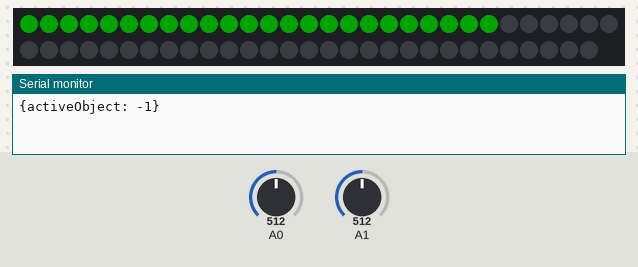
This sketch was run on a simulated Arduino Uno, built with avr-gcc and run on an emulated ATmega328P. On the bench: 59 RGB LEDs in strip order, left to right, continuing on the next row, the last lines printed to the serial monitor. Inputs (shaded band) come from the test bench; at power-on: A0 = 512, A1 = 512. Dim RGB values are drawn brighter than linear; no radio packets arrive unless stated.

Above: at 1.5 s.
1.6 s: A0 set to 492
At 2.5 s:
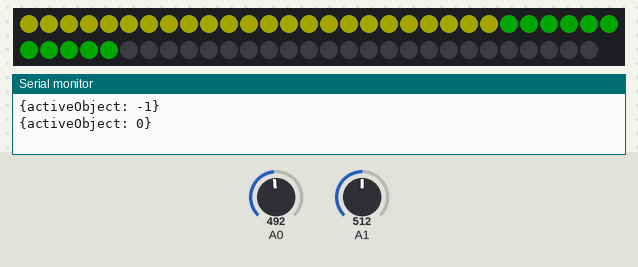
Timing chart, 0 to 4.6 s (numbered marks = the images above; inputs shaded):
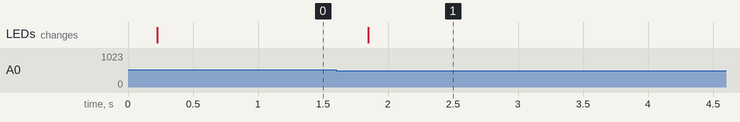

The sketch:

Base.ino
```cpp
#include <rf24g.h>
#include <Adafruit_NeoPixel.h>

#include "Gadget.h"
#include "Base.h"

Adafruit_NeoPixel strip;

// LED Ranges:
// object1: 24 (0-23) object2: 13 (24-37) object3: 15 (38-52) object4: 17 (53-69)

Base base;
RF24_G radio;

const int BASE_RADIO_CHANNEL = 1;

const int OBJECT_COUNT = 4;
Gadget objects[OBJECT_COUNT];

const int OLD_SCHOOL_RADIO_INDEX = 0;
const int PORTABLE_RADIO_INDEX = 1;
const int MP3_PLAYER_INDEX = 2;
const int PHONE_INDEX = 3;

int activeObjectIndex = -1;

uint32_t green = strip.Color(0, 200, 0);
uint32_t yellow = strip.Color(200, 200, 0);
uint32_t red = strip.Color(200, 0, 0);


void setup() {

  base.begin();

  // create the RF24G object with an address of 4, using pins 7 and 8
  radio = RF24_G(BASE_RADIO_CHANNEL, 9, 10);

  // Instantiate Objects
  objects[0] = Gadget(base.getAddressFromIndex(OLD_SCHOOL_RADIO_INDEX), A0, 0, 23, radio);  // Old School Radio
  objects[1] = Gadget(base.getAddressFromIndex(PORTABLE_RADIO_INDEX), A1, 24, 34, radio);  // Portable Radio
  objects[2] = Gadget(base.getAddressFromIndex(MP3_PLAYER_INDEX), A2, 35, 44, radio);  // MP3 Player
  objects[3] = Gadget(base.getAddressFromIndex(PHONE_INDEX), A3, 51, 58, radio);   // Phone

  Serial.begin(9600);

  if (activeObjectIndex != -1) objects[activeObjectIndex].isActive(true);
  objects[activeObjectIndex + 1].isReady(true);
  base.sendToComputer("activeObject", activeObjectIndex);

  setColours();

}

void loop() {

  int nextObjectIndex = activeObjectIndex + 1;

  // Detect if Active object has been put down
  if (objects[activeObjectIndex].isDetected()
      && objects[activeObjectIndex].isActive()
      && objects[activeObjectIndex].isPickedUp())
  {
    //    Serial.println("Active Object Put Down");
    objects[activeObjectIndex].isPickedUp(false);
    setColours();
  }
  // Detect if Active object has been picked up
  else if (!objects[activeObjectIndex].isDetected() && !objects[activeObjectIndex].isPickedUp()) {
  // Active Object Picked Up
    objects[activeObjectIndex].isPickedUp(true);
    objects[nextObjectIndex].isReady(true);
    setColours();


  }

  // Check of there is another object
  if (nextObjectIndex < OBJECT_COUNT) {

    // Detect if Next object has been picked up
    if (!objects[nextObjectIndex].isDetected()) {
      // Next Object Picked Up
      objects[activeObjectIndex].isActive(false);
      objects[activeObjectIndex].isDead(true);

      objects[nextObjectIndex].isActive(true);
      objects[nextObjectIndex].isReady(false);
      objects[nextObjectIndex].isPickedUp(true);

      activeObjectIndex++;

      objects[activeObjectIndex + 1].isReady(true);

      base.sendToComputer("activeObject", activeObjectIndex);
      setColours();
    }

  }

  // declare packet variable
  packet receiver;
  // declare string to place the packet payload in
  char payload[30] = "                              ";
  // check if the radio has any packets in the receive queue
  if (radio.available() == true) {
    //    Serial.println("packet received!");
    // read the data into the packet
    radio.read(&receiver);

    // Check the source address of the received packet
    if (receiver.getAddress() == base.getAddressFromIndex(activeObjectIndex)) {

      if (receiver.getAddress() == objects[OLD_SCHOOL_RADIO_INDEX].getAddress()) {
        // Message from Oldschool Radio
      }
      else if (receiver.getAddress() == objects[PORTABLE_RADIO_INDEX].getAddress()) {
        // Message from Portable Radio
      }
      else if (receiver.getAddress() == objects[MP3_PLAYER_INDEX].getAddress()) {
        // Message from MP3 Player
      }
      else if (receiver.getAddress() == objects[PHONE_INDEX].getAddress()) {
        // Message from Phone

      }


      // load the payload into the payload string
      receiver.readPayload(payload, 30);
      // print the payload
      Serial.print((String) payload + "\n");
    }
  }

  delay(50);
}

void setColours() {

  base.startSetLED();
  for (int i = 0; i < OBJECT_COUNT; i++) {
    if (objects[i].isDead()) base.setLEDcolour(objects[i].getLEDstart(), objects[i].getLEDend(), red);
    else if (objects[i].isActive()) base.setLEDcolour(objects[i].getLEDstart(), objects[i].getLEDend(), yellow);
    else if (objects[i].isReady()) base.setLEDcolour(objects[i].getLEDstart(), objects[i].getLEDend(), green);


    delay(50);
  }
  base.endSetLED();
  delay(100);
}
```

Base.cpp
```cpp
#include "Base.h"

void Base::begin() {

  strip.begin();           // INITIALIZE NeoPixel strip object (REQUIRED)
  strip.show();            // Turn OFF all pixels ASAP
  strip.setBrightness(50); // Set BRIGHTNESS to about 1/5 (max = 255)

}

int Base::getAddressFromIndex(int index) {
  int address = index + 2;
  return address;
}

void Base::update() {
//  No behavior needed
}

void Base::startSetLED() {
  strip.clear();
}
void Base::endSetLED() {
  strip.show();
}

void Base::sendToComputerRaw(String key, String value) {
  Serial.print("{" + key + ": " + value +  "}\n");
}
void Base::sendToComputer(String key, String value) {
  sendToComputerRaw(key, "\"" + value + "\"");
}
void Base::sendToComputer(String key, int value) {
  sendToComputerRaw(key, (String) value);
}
void Base::sendToComputer(String key, bool value) {
  sendToComputerRaw(key, (String) value);
}

void Base::setLEDcolour(int startLED, int endLED, uint32_t color) {
  for (int i = startLED; i <= endLED; i++) {
    strip.setPixelColor(i, color); // Set pixel 'c' to value 'color'
  }
}
```

Base.h
```cpp
#include <Arduino.h>
#include <Adafruit_NeoPixel.h>

// Helper functions for Base

class Base {
  private:
    const int LED_PIN = 3;
    const int LED_COUNT = 59;
    Adafruit_NeoPixel strip = Adafruit_NeoPixel(LED_COUNT, LED_PIN, NEO_GRB + NEO_KHZ800);

  public:

    void begin();
    void update();
    void Base::startSetLED();
    void Base::endSetLED();
    int getAddressFromIndex(int index);
    void sendToComputerRaw(String key, String value);
    void sendToComputer(String key, String value);
    void sendToComputer(String key, int value);
    void sendToComputer(String key, bool value);

    void setLEDcolour(int startLED, int endLED, uint32_t color);
};
```

Gadget.cpp
```cpp
#include "Gadget.h"

// Constructor
Gadget::Gadget() {}

// Constructor
Gadget::Gadget(int _radioAddress, int _detectorPin, int _LEDstartIndex, int _LEDendIndex, RF24_G _radio) {
  detectorPin = _detectorPin;
  radioAddress = _radioAddress;
  radio = _radio;
  LEDstartIndex = _LEDstartIndex;
  LEDendIndex = _LEDendIndex;
  transmit = Transmit(1, _radioAddress, _radio);
}

bool Gadget::isDetected() {
  int detectorVoltage = analogRead(detectorPin);
  //  Serial.print("Analog reading = ");
  //  Serial.println(detectorVoltage);

  return detectorVoltage > 500;
}

// Loop function specially named for this class ;)
void Gadget::gogo() {

}

void Gadget::send(String key, bool value) {
  transmit.send(key, value ? "true" : "false");
}

int Gadget::getAddress() {
  return radioAddress;
}

bool Gadget::isReady() {
  return ready;
}

bool Gadget::isReady(bool _ready) {
  ready = _ready;
  return isActive();
}

bool Gadget::isActive() {
  return active;
}

bool Gadget::isActive(bool _active) {
  active = _active;
  //  Serial.println("About to send active state over radio back to object");
  send("active", _active);
  return isActive();
}

bool Gadget::isDead() {
  return dead;
}

bool Gadget::isDead(bool _dead) {
  dead = _dead;
  send("dead", _dead);
  return isDead();
}

bool Gadget::isPickedUp() {
  return pickedUp;
}

bool Gadget::isPickedUp(bool _pickedUp) {
  pickedUp = _pickedUp;
  return isPickedUp();
}

int Gadget::getLEDstart() {
  return LEDstartIndex;
}
int Gadget::getLEDend() {
  return LEDendIndex;
}
```

Gadget.h
```cpp
#include <Arduino.h>
#include <rf24g.h>
#include "Transmit.h"

class Gadget {
  private:
    int detectorPin;
    int radioAddress;
    RF24_G radio;
    Transmit transmit;
    bool active = false;
    bool ready = false;
    bool pickedUp = false;
    bool dead = false;
    int LEDstartIndex;
    int LEDendIndex;


  public:
    Gadget();
    Gadget(int _radioAddress, int _detectorPin, int _LEDstartIndex, int _LEDendIndex, RF24_G _radio);
    void gogo();
    bool isDetected();
    int getAddress();
    bool isActive();
    bool isActive(bool _active);
    bool isReady();
    bool isReady(bool _ready);
    bool isDead();
    bool isDead(bool _dead);
    bool isPickedUp();
    bool isPickedUp(bool _pickedUp);
    void send(String key, bool value);
    int getLEDstart();
    int getLEDend();

};
```

Transmit.cpp
```cpp
#include "Transmit.h"

// Initialize Constructor
Transmit::Transmit() {
//  Serial.println("Initialize");
}

// Instantiate Constructor
Transmit::Transmit(int _channel, int _destination, RF24_G _radio) {
  channel = _channel;
  destination = _destination;
  radio = _radio; // Connect CE to 9 and CSN to 10
}

void Transmit::sendRaw(String key, String value) {
//  Serial.print("/*");

  //30 character char array (Fixed packet size for Radio)
  char message[30] = "                              ";

  // Variable length message string
  String messageString = "{" + key + ": " + value + "}";

  // Load in the first 30 charactors of message that will be sent in the packet
  for (int i = 0; i < messageString.length(); i++) {
    message[i] = messageString[i];
  }

//  Serial.println(message);

  // create a variable to store the received number
  char recMessage[30];
  // declare the sender packet variable
  packet sender;
  // declare the receiver packet variable
  packet receiver;
  // set the destination of the packet to address 1
//  Serial.print("Seding here:");
//  Serial.println(destination);
  sender.setAddress(destination);
  // write the payload to the packet
  sender.addPayload(message, 30);
  // print out the original payload
  // send the packet, if it is successful try to read back the packet
  if (radio.write(&sender) == true) {}
}

void Transmit::send(String key, String value) {
  sendRaw(key, "\"" + value + "\"");
}
void Transmit::send(String key, int value) {
  sendRaw(key, (String) value);
}
void Transmit::send(String key, float value) {
  sendRaw(key, (String) value);
}
//void Transmit::send(String key, bool value) {
//  sendRaw(key, value ? "true" : "false");
//}

void Transmit::update() {

}
```

Transmit.h
```cpp
#include <Arduino.h>
#include <rf24g.h>

class Transmit {

  private:
    RF24_G radio;
    int channel;
    int destination;

  public:
    Transmit();
    Transmit(int _channel, int _destination, RF24_G radio);

    void begin();
    void update();

    void sendRaw(String key, String value);
    void send(String key, String value);
    void send(String key, int value);
    void send(String key, float value);
//    void send(String key, bool value);
};
```

Measured:
- the behaviour switches between 501 and 500 on A0 (found by bisection; images 0 and 1)
- after the input at 1.6 s, the LEDs: change after 0.25 s (image 1)
